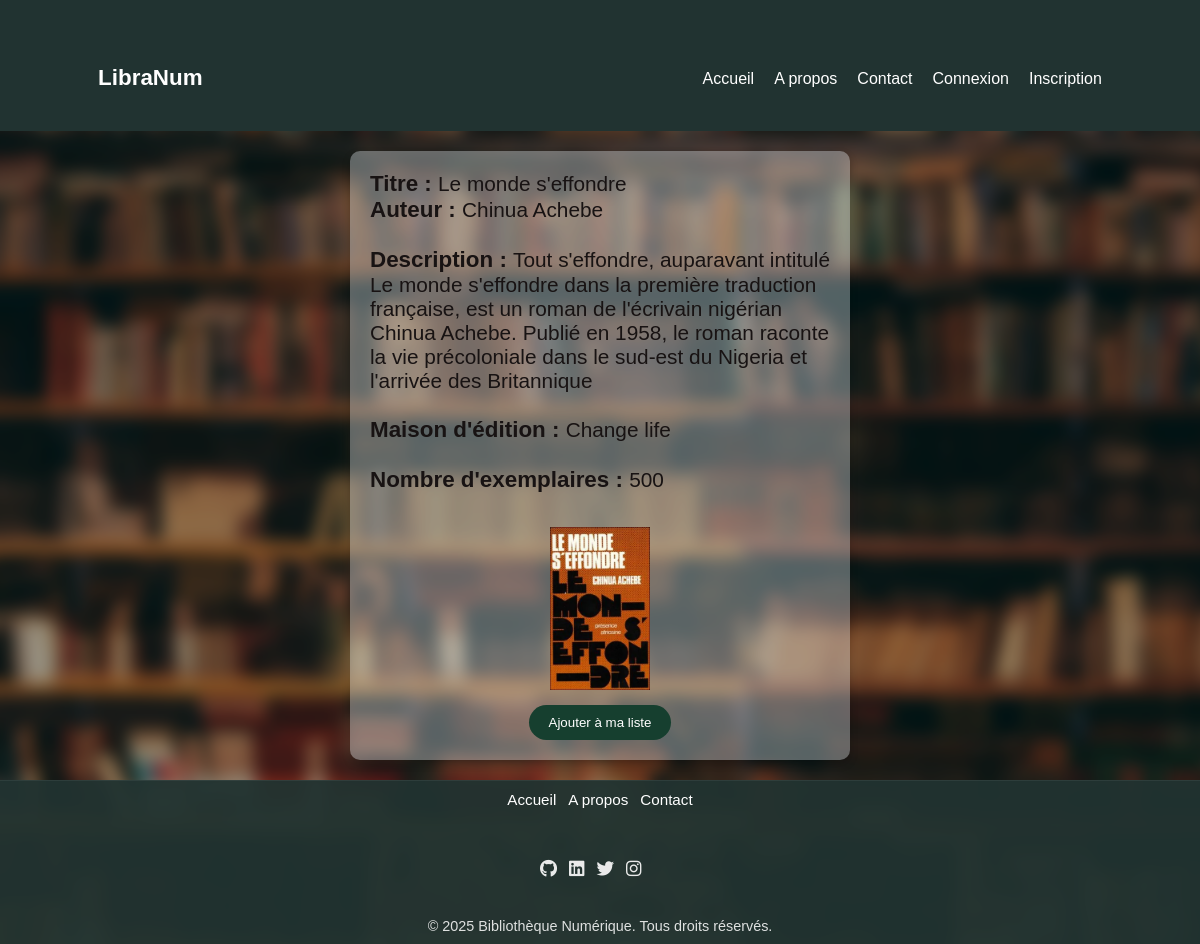
The app's page /details.php?id=3 with its own data.
### tables this page shows
CREATE TABLE `livres` (
  `id` int(10) NOT NULL,
  `auteur` varchar(255) NOT NULL,
  `titre` varchar(255) NOT NULL,
  `description` varchar(255) NOT NULL,
  `maison_edition` varchar(100) NOT NULL,
  `nombre_exemplaire` int(11) NOT NULL,
  `image` varchar(255) NOT NULL
);

### details.php (the view, shortened to what this page needs)
<!DOCTYPE html>
<html lang="en">
<head>
    <link rel="stylesheet" href="style.css">
    <link rel="stylesheet" href="https://cdnjs.cloudflare.com/ajax/libs/font-awesome/6.0.0-beta3/css/all.min.css">
</head>
<body>
    <?php include 'inc/header.php'; ?>
<?php
include 'connexion.php';
$id = $_GET['id'];
$sql = "SELECT * FROM livres WHERE id = $id";
$result = $con->query($sql);
if ($result->num_rows > 0) {
    while($row = $result->fetch_assoc()) {
        echo "<div class='affichage'>";
            echo "<strong>Titre : " . "</strong> ". htmlspecialchars($row['titre'])."<br>";
            echo "<strong>Auteur : </strong> ". htmlspecialchars($row['auteur']) . "<br><br>";
            echo "<strong>Description : </strong> ". htmlspecialchars($row['description']). "<br><br>";
            echo "<strong>Maison d'édition : </strong> ". htmlspecialchars($row['maison_edition']) . "<br><br>";
            echo "<strong>Nombre d'exemplaires : </strong> ". htmlspecialchars($row['nombre_exemplaire']) . "<br>";
            echo "<br>";
            echo "<img src='images/" . htmlspecialchars($row['image']) . "' alt='Image' width='100' style='margin-top:10px;'><br>";
            echo "<form method=\"post\" action=\"add_to_list.php\" style=\"margin-top:10px;\">";
            echo "<button type=\"submit\">Ajouter à ma liste</button>";
            echo "</form>";
            echo "</div>";
    }
} else {
    echo "Aucun livre trouvé";
}
?>
<?php include 'inc/footer.php'; ?>
</body>
</html>

### style.css (style rules this page uses)
* { margin: 0; padding: 0; box-sizing: border-box; }
body { font-family: Arial, sans-serif; margin: 0; padding: 0; position: relative; min-height: 100vh; overflow-x: hidden; }
body::before { content: ""; position: fixed; inset: 0; background-image: url('cover.jpg?v=2'); background-repeat: no-repeat; background-position: center top; background-size: cover; background-attachment: fixed; filter: blur(8px) brightness(0.6); transform: scale(1.05); z-index: -1; }
form { text-align: center; margin-top: 20px; }
form button { padding: 10px 20px; border: none; border-radius: 20px; background-color: #163f2ffd; color: white; cursor: pointer; }
form ::placeholder { color: #fff; font-style: italic; }
strong { font-size: 1.4rem; }

### details.php (style rules this page uses)
.affichage { color: #181313ff; width: 500px; margin: 20px auto; padding: 20px; background-color: #f0f8ff57 ; border-radius: 10px; box-shadow: 0 4px 8px rgba(0,0,0,0.2); text-align: left; gap: 10px; font-size: 1.3rem; }
img { margin-left: 180px; }

### records on screen
livres: titre "Le monde s'effondre", auteur "Chinua Achebe", description "Tout s'effondre, auparavant intitulé Le monde s'effondre dans la première traduction française, est un roman de l'écrivain nigérian Chinua Achebe. Publié en 1958, le roman raconte la vie précoloniale dans le sud-est du Nigeria et l'arrivée des Britannique", maison_edition "Change life", nombre_exemplaire "500", image (picture)
